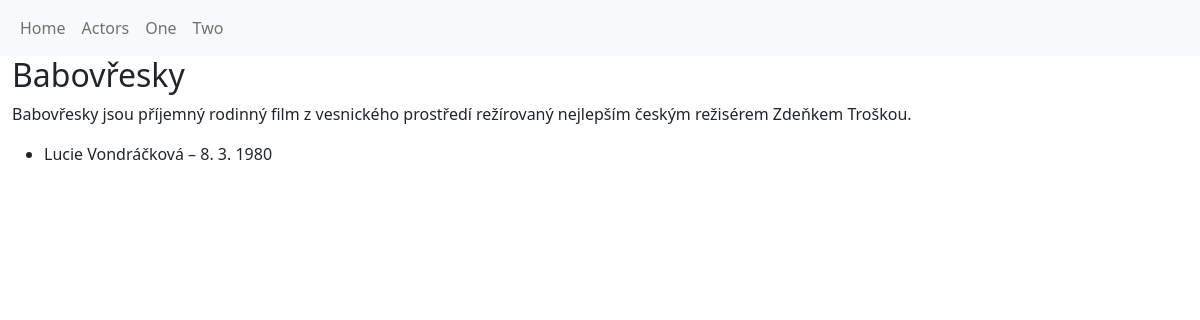
/film/1, run on the app's committed database.
### gaflix/models.py (models this page shows, shortened)
class Movie(models.Model):
    title = models.CharField(max_length=255)
    description = models.TextField(null=True, blank=True)
    csfd_rating = models.IntegerField(null=True, blank=True)
    director = models.ForeignKey('Director', null=True, blank=True, on_delete=models.SET_NULL)
    actors = models.ManyToManyField('Actor', blank=True)
    categories = models.ManyToManyField('Category', blank=True)

class Actor(models.Model):
    name = models.CharField(max_length=255)
    description = models.TextField(null=True, blank=True)
    birth_date = models.DateField(null=True, blank=True)
    sex = models.CharField(choices=SEX_CHOICES, max_length=32, default='male')
    class Meta:
        ordering = ['name']

### gaflix/views.py (the view)
# urls.py: path('film/<int:movie_id>', movie_detail, name='movie_detail'),
def movie_detail(request, movie_id):
    try:
        context = {
            'movie': Movie.objects.get(id=movie_id),
        }
    except Movie.DoesNotExist:
        return HttpResponseNotFound("Category does not exist")
    return render(request, 'movie_detail.html', context)

### templates/movie_detail.html (shortened to what this page needs)
{% extends 'base.html' %}
  {% block content %}
    <div class="container-fluid">
        <h2>{{movie.title}}</h2>
        <p>{{movie.description}}</p>
        <ul>
          {% for actor in movie.actors.all %}
            <li>{{actor.name}} &ndash; {{actor.birth_date|date:"j. n. Y"}}</li>
          {%endfor%}
        </ul>
      </div>
{% endblock %}

### data on the page
Movie: title "Babovřesky", description "Babovřesky jsou příjemný rodinný film z vesnického prostředí režírovaný nejlepším českým režisérem Zdeňkem Troškou."
Actor: name "Lucie Vondráčková", birth_date "8. 3. 1980"
